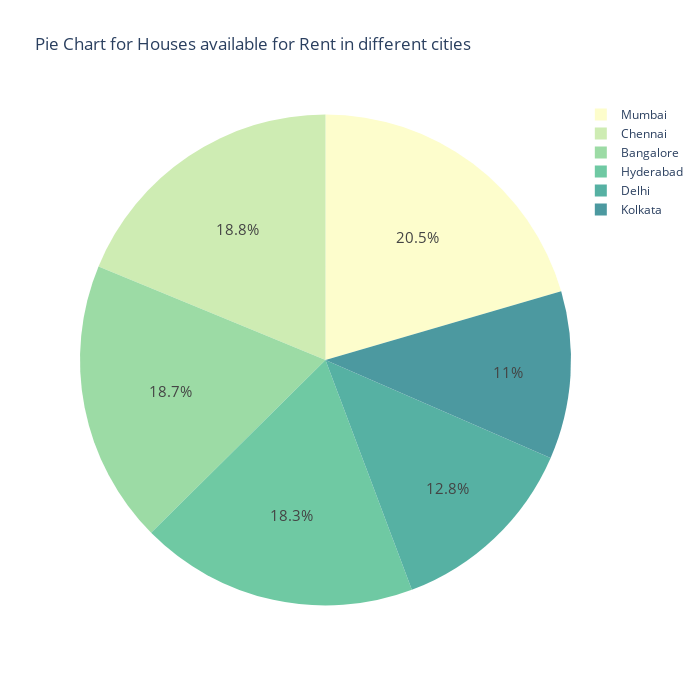

Notebook code cell kept with this figure:
### Markdown cell above
CITY

### Code cell
sns.set_style('whitegrid')
fig,axes = plt.subplots(figsize=(12,8))
colors = ['#87ace8','#e3784d', '#6ecc64','#b644e3','#eb7c87', '#EAE509']

ax = sns.countplot(x='City',data=data, palette=['#EAE509','#87ace8', '#6ecc64','#eb7c87','#e3784d','#b644e3'])
for container in ax.containers:
    ax.bar_label(container)
plt.title('City wise Houses available for Rent',fontsize=15)
plt.show()

fig = px.pie(data, names='City', height=700, width= 700, color_discrete_sequence=px.colors.sequential.deep, title='Pie Chart for Houses available for Rent in different cities')
fig.update_traces(textfont_size=15)
fig.show()

### Figure 1 — Plotly figure (JSON) as saved in the notebook; plotly's stock layout.template omitted (floating-point values rounded to 4 significant figures; data arrays with more than 128 entries replaced by an {"elided": "..."} marker saying what was removed)
{"data": [{"domain": {"x": [0, 1], "y": [0, 1]}, "hovertemplate": "City=%{label}<extra></extra>", "labels": {"elided": "4745 str values"}, "legendgroup": "", "name": "", "showlegend": true, "textfont": {"size": 15}, "type": "pie"}], "layout": {"height": 700, "legend": {"tracegroupgap": 0}, "piecolorway": ["rgb(253, 253, 204)", "rgb(206, 236, 179)", "rgb(156, 219, 165)", "rgb(111, 201, 163)", "rgb(86, 177, 163)", "rgb(76, 153, 160)", "rgb(68, 130, 155)", "rgb(62, 108, 150)", "rgb(62, 82, 143)", "rgb(64, 60, 115)", "rgb(54, 43, 77)", "rgb(39, 26, 44)"], "title": {"text": "Pie Chart for Houses available for Rent in different cities"}, "width": 700}}
